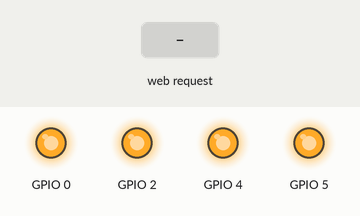
The sketch below on a simulated ESP8266 (NodeMCU). Shown: output pins drawn as LEDs (lit = HIGH). Inputs (shaded band) come from the test bench. What the sketch prints to the serial monitor is not drawn.

Above: at 1.2 s.
1.3 s: HTTP request GET /key/1 received
At 2.1 s:
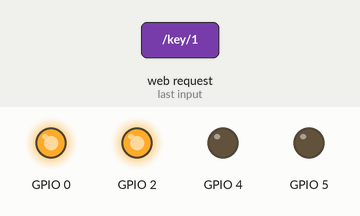
2.8 s: HTTP request GET /key/3 received
At 3.3 s:
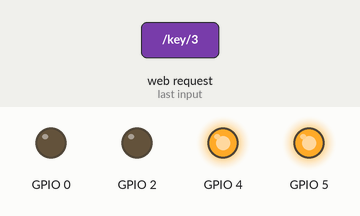
4.3 s: HTTP request GET /key/4 received
At 5.5 s:
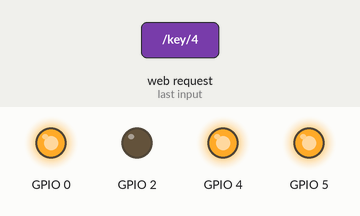
5.8 s: HTTP request GET /key/5 received
At 6.8 s:
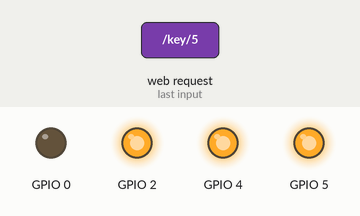
7.3 s: HTTP request GET /key/1 received
At 7.9 s:
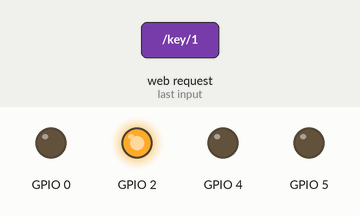
Timing chart, 0 to 9.8 s (numbered marks = the images above; inputs shaded):
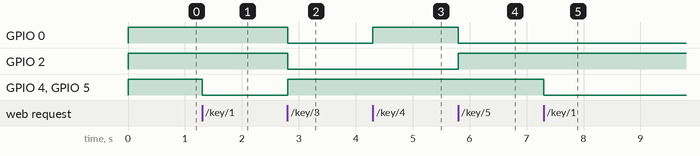

Measured:
- after the input at 1.3 s, GPIO 4, GPIO 5: HIGH → LOW at once
- after the input at 2.8 s, GPIO 0, GPIO 2: HIGH → LOW at once; GPIO 4, GPIO 5: LOW → HIGH at once
- after the input at 4.3 s, GPIO 0: LOW → HIGH at once
- after the input at 5.8 s, GPIO 0: HIGH → LOW at once; GPIO 2: LOW → HIGH at once
- after the input at 7.3 s, GPIO 4, GPIO 5: HIGH → LOW at once

The sketch:

go_forward.ino
```cpp
#include <ESP8266WiFi.h>
#include <WiFiClient.h>

/* You can remove the password parameter if you want the AP to be open. */
const char *ssid = "myROBOT";
//const char *password = "passwod";

// Create an instance of the server
// specify the port to listen on as an argument

WiFiServer server(80);
int Speed = 800; // max 1024
int TurnSpeed = 600;

void setup() {
  Serial.begin(115200);
  Serial.println();
  Serial.println("Configuring access point…");
  WiFi.softAP(ssid);

  IPAddress myIP = WiFi.softAPIP();
  Serial.print("AP IP address: ");
  Serial.println(myIP);
  server.begin();
  Serial.println("server started");
  pinMode(5, OUTPUT);
  pinMode(4, OUTPUT);
  pinMode(0, OUTPUT);
  pinMode(2, OUTPUT);

  digitalWrite(5, 0);
  digitalWrite(4, 0);
  digitalWrite(0, 1);
  digitalWrite(2, 1);

  forward();
}

void loop() {
  // Check if a client has connected
  WiFiClient client = server.available();
  if (!client) {
    return;
  }

  // Wait until the client sends some data
  Serial.println("new client");
  while (!client.available()) {
    delay(1);
  }

  // Read the first line of the request
  String req = client.readStringUntil('\r');
  Serial.println(req);
  client.flush();

  int direction;
  if (req.indexOf("/key/1") != -1)
    direction = 1;
  else if (req.indexOf("/key/2") != -1)
    direction = 2;
  else if (req.indexOf("/key/3") != -1)
    direction = 3;
  else if (req.indexOf("/key/4") != -1)
    direction = 4;
  else if (req.indexOf("/key/5") != -1)
    direction = 5;
  else {
    Serial.println("invalid request");
    client.stop();
    return;
  }

  String html;
  switch (direction) {
    case 1:
      Serial.println("Stop");
      stopp();
      html = response("stopping");
      break;
    case 2:
      Serial.println("forward");
      forward();
      html = response("going forward");
      break;
    case 3:
      Serial.println("back");
      backward();
      html = response("going back");
      break;
    case 4:
      Serial.println("right");
      right();
      html = response("turning right");
      break;
    case 5:
      Serial.println("left");
      left();
      html = response("turning left");
      break;
  }

  client.flush();
  // Send the response to the client
  client.print(html);
  delay(1);
  Serial.println("Client disonnected");
  delay(200);
}

String response(String r) {
  String s = "HTTP/1.1 200 OK\r\nContent-Type: text/html\r\n\r\n<!DOCTYPE HTML>\r\n<html>\r\nCar is now going";
  s += r;
  s += "</html>\n";
  return s;
}

void stopp(void)
{ analogWrite(5, 0);
  analogWrite(4, 0);
}

void forward(void)
{ analogWrite(5, Speed);
  analogWrite(4, Speed);
  digitalWrite(0, HIGH);
  digitalWrite(2, HIGH);
}

void backward(void)
{ analogWrite(5, Speed);
  analogWrite(4, Speed);
  digitalWrite(0, LOW);
  digitalWrite(2, LOW);
}

void left(void)
{ analogWrite(5, TurnSpeed);
  analogWrite(4, TurnSpeed);
  digitalWrite(0, LOW);
  digitalWrite(2, HIGH);
}

void right(void)
{ analogWrite(5, TurnSpeed);
  analogWrite(4, TurnSpeed);
  digitalWrite(0, HIGH);
  digitalWrite(2, LOW);
}
```
